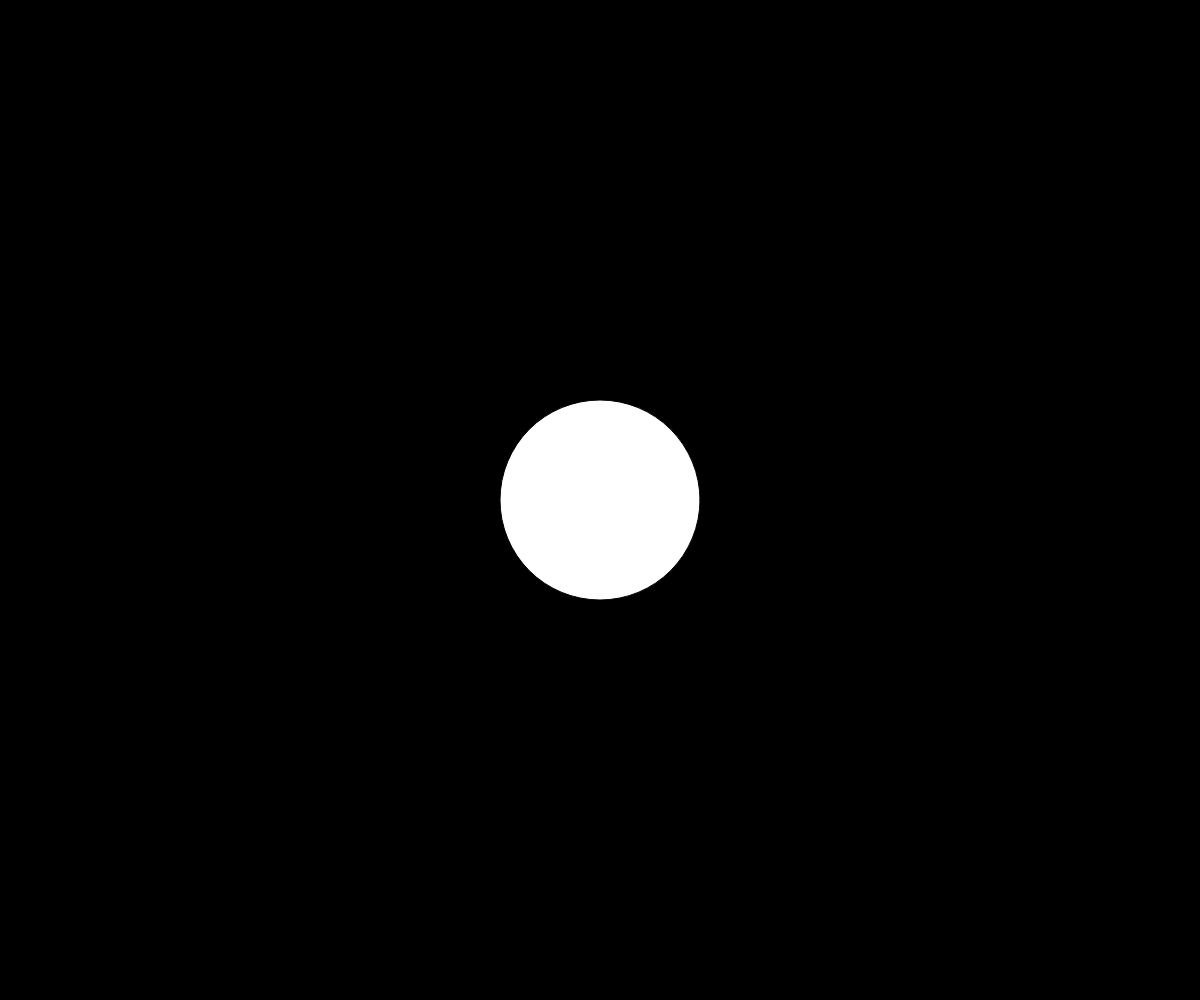
Frame 1 (no input)
Frame 60 (no input): identical to frame 1, image omitted
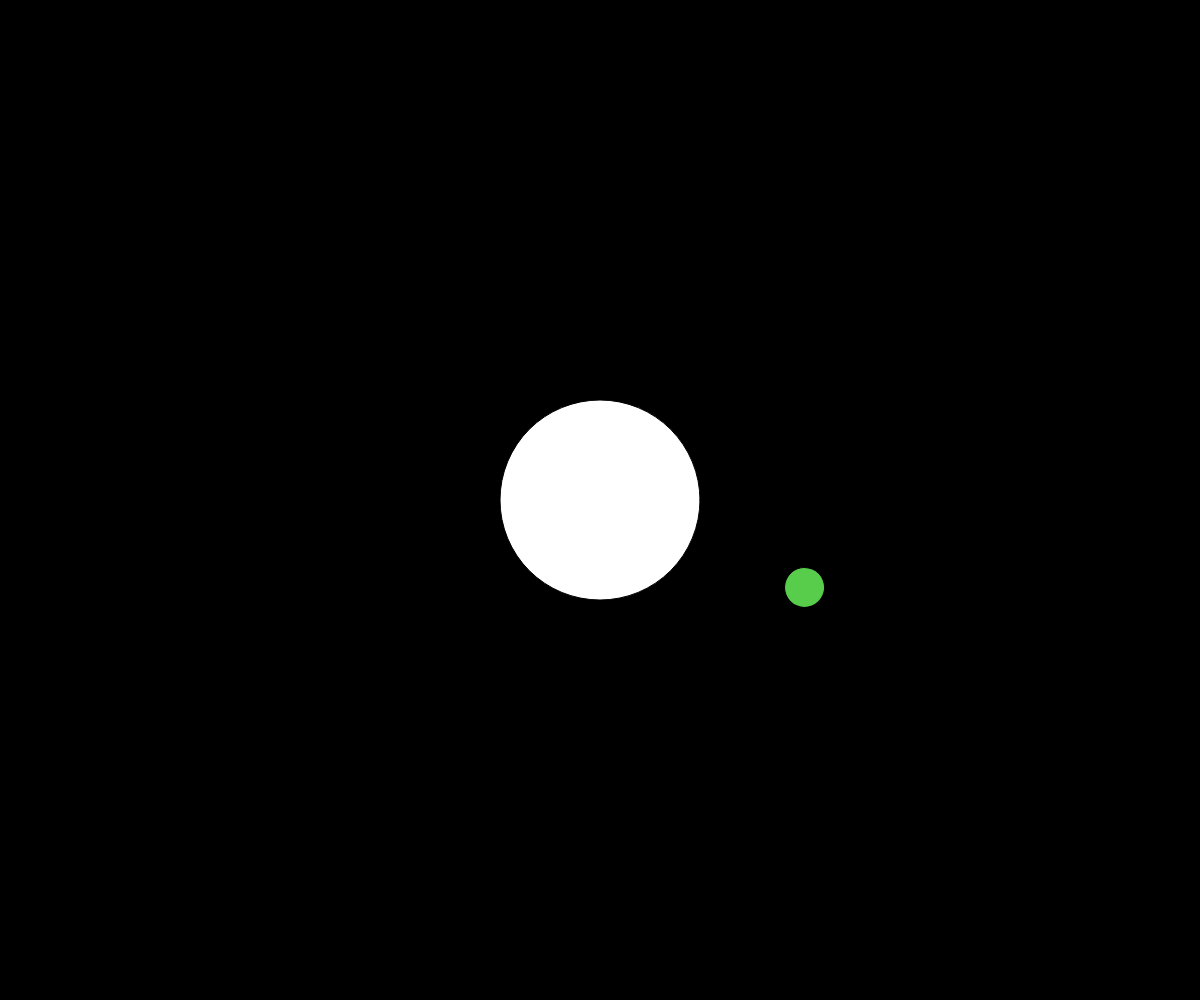
Frame 120 (the mouse pressed at the canvas centre since frame 60)

The p5.js sketch that drew these frames (run headless with seeded random() and noise() and a simulated clock; from frame 60 on, the mouse is pressed at the canvas centre):

// p5.js sketch
// ── sketch.js
// Project Title
// Your Name
// Date
//
// Extra for Experts:
// - describe what you did to take this project "above and beyond"

let myPlanet;

function setup() {
  createCanvas(windowWidth, windowHeight);
  angleMode(DEGREES);
  myPlanet = new Planet(width / 2, height / 2);
}

function draw() {
  background(0);
  myPlanet.display()
}

function mousePressed(){
  if(keyIsDown(SHIFT)){
    myPlanet = new Planet(width/2, height/2);
  }
  else{
  myPlanet.createMoon();
  }
}

class Planet {
  //constrution
  constructor(x, y) {
    this.x = x; this.y = y; this.s = 200;
    this.moons = [];
  }

  //class methods
  createMoon() {
    this.moons.push(new Moon());
  }

  display() {
    circle(this.x, this.y, this.s)

    for (let m of this.moons){
      m.update(this.x, this.y)
    }
  }
}

class Moon{
  constructor(){
    this.speed = random(0.1,0.5);
    this.angle = 0;
    this.radius = random(150, 500);
    this.s = random(10, 50);
    this.c = [random(0, 255),random(0, 255),random(0, 255)]
  }

  move(){
    this.angle += this.speed;
  }

  display(x,y){
    push();
    fill(this.c[0],this.c[1],this.c[2])
    translate(x,y);
    rotate(this.angle);
    circle(this.radius, 0, this.s);
    pop();
  }

  update(x,y){
    this.move()
    this.display(x,y);
  }
}
